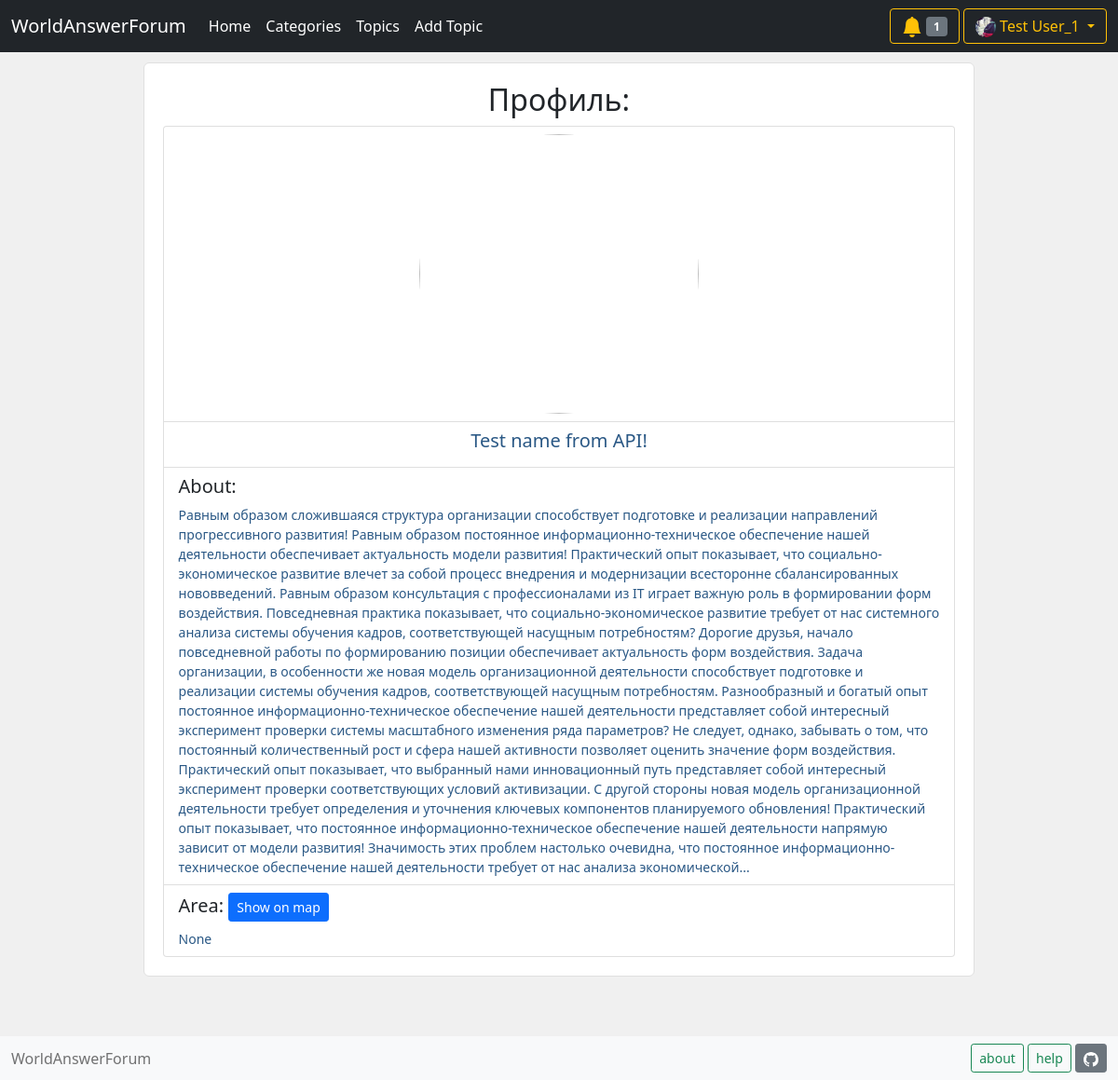
The page /profile/2 (signed in) on the database its author committed.
### data/user.py (models this page shows, shortened)
class User(SqlAlchemyBase, UserMixin, SerializerMixin):
    __tablename__ = 'users'
    id = sqlalchemy.Column(
        sqlalchemy.Integer, autoincrement=True,
        primary_key=True, nullable=False)
    name = sqlalchemy.Column(sqlalchemy.String, nullable=False)
    email = sqlalchemy.Column(
        sqlalchemy.String, index=True, unique=True, nullable=True)
    hashed_password = sqlalchemy.Column(
        sqlalchemy.String, nullable=False)
    role_id = sqlalchemy.Column(
        sqlalchemy.Integer, sqlalchemy.ForeignKey('roles.id'), default=1)
    about = sqlalchemy.Column(sqlalchemy.String)
    area = sqlalchemy.Column(sqlalchemy.String)
    profile_img = sqlalchemy.Column(sqlalchemy.String)
    apikey = sqlalchemy.Column(sqlalchemy.String, unique=True)
    role = orm.relation('Role')
    notifies = orm.relation('Notify', back_populates='user', lazy='subquery')

### main.py (the view)
@app.route('/profile/<int:user_id>')
def profile(user_id):
    db_sess = db_session.create_session()
    user = db_sess.query(User).filter(
        User.id == user_id).first()
    return render_template(
        'user_profile.html', title='Профиль:', user=user)

### data/db_session.py (called while the page is built)
def create_session() -> Session:
    global __factory
    return __factory()

### main.py (called while the page is built)
@login_manager.user_loader
def load_user(user_id):
    db_sess = db_session.create_session()
    return db_sess.query(User).get(user_id)

def get_notifies_num():
    db_sess = db_session.create_session()
    notifies = db_sess.query(Notify).filter(
        Notify.user_id == current_user.id)
    return len(list(notifies))

### templates/user_profile.html (shortened to what this page needs)
{% extends "base.html" %}
{% block content %}
<div style="margin: 10%;margin-top: 1%;padding: 20px;font-size: 14px;background-color: #fff;border: 1px solid #e0e0e0;border-radius: 6px 6px 6px 6px;">
    <h2 style="text-align: center;">Профиль:</h2>
    <ul class="list-group">
        <li class="list-group-item">
            <div style="font-size: 17px;line-height: 24px;font-weight: 400;font-family: Helvetica,Arial,sans-serif;color: #333;word-break: break-word;">
                {% if user.profile_img %}
                <img src="/{{ user.profile_img }}" width="auto" height="auto" style="border-radius: 20px;display: block;margin-left: auto;margin-right: auto; max-width: 100%; max-height: 600px;">
                {% if current_user.is_authenticated and (current_user.id == user.id) %}
                <center>
                    <a type="button" style="margin-top: 1%;" class="btn btn-outline-secondary btn-sm" href="/delete_profile_img/{{ current_user.id }}">
                        Удалить фото
                    </a>
                </center>
                {% endif %}
                {% else %}
                <img src="https://encrypted-tbn0.gstatic.com/images?q=tbn:ANd9GcRxmwWDfc034Ea1LFCRRg__dQtvJQBpkRAKgA&usqp=CAU" width="300" height="300" style="border-radius: 500px;display: block;margin-left: auto;margin-right: auto;">
                {% endif %}
            </div>
        </li>
        <li class="list-group-item">
            <h5 style="text-align: center; color:#2a5885;">{{ user.name }}</h5>
        </li>
        <li class="list-group-item">
            <h5>About:</h5>
            <h7 style="color:#2a5885;">{{ user.about }}</h7>
        </li>
        <li class="list-group-item">
            <h5>
                Area:
                <a class="btn btn-primary btn-sm" href="/show_map/{{ user.id }}" style="">
                  Show on map
                </a>
            </h5>
            <div>
                <h7 style="color:#2a5885;"><a data-bs-target="#exampleModal">{{ user.area }}</a></h7>
            </div>
        </li>
    </ul>
{% endblock %}

### templates/base.html (shortened to what this page needs)
<!DOCTYPE html>
<html lang="en">
<head>
    <link href="https://cdn.jsdelivr.net/npm/bootstrap@5.0.0-beta1/dist/css/bootstrap.min.css"
          rel="stylesheet"
>
</head>
<body>
    {% set title = "WorldAnswerForum" %}
    <header>
        <nav class="navbar navbar-expand-lg navbar-dark bg-dark">
          <div class="container-fluid">
            <a class="navbar-brand" href="/">{{ title }}</a>
            <div class="collapse navbar-collapse" id="navbarSupportedContent">
              <ul class="navbar-nav me-auto my-2 my-lg-0 navbar-nav-scroll" style="--bs-scroll-height: 100px;">
                <li class="nav-item">
                  <a class="nav-link active" aria-current="page" href="/">Home</a>
                </li>
                <li class="nav-item">
                  <a class="nav-link active" href="/categories">Categories</a>
                </li>
                <li class="nav-item">
                  <a class="nav-link active" href="/topics/0">Topics</a>
                </li>
                <li class="nav-item">
                  {% if current_user.is_authenticated %}
                  <a class="nav-link active" href="/add_topic">Add Topic</a>
                  {% else %}
                  <a class="nav-link active" href="/login">Add Topic</a>
                  {% endif %}
                </li>
              </ul>
              <form class="d-flex">
                {% if current_user.is_authenticated %}
                <div class="btn-group"><div>
                  <button type="button" class="btn btn-outline-warning" data-bs-toggle="dropdown" data-bs-display="static" aria-expanded="false">
                    {% if current_user.notifies %}
                    <svg xmlns="http://www.w3.org/2000/svg" width="22" height="22" fill="currentColor" class="bi bi-bell-fill" viewBox="0 0 16 16">
                      <path d="M8 16a2 2 0 0 0 2-2H6a2 2 0 0 0 2 2zm.995-14.901a1 1 0 1 0-1.99 0A5.002 5.002 0 0 0 3 6c0 1.098-.5 6-2 7h14c-1.5-1-2-5.902-2-7 0-2.42-1.72-4.44-4.005-4.901z"/>
                    </svg>
                      <span class="badge bg-secondary">{{ get_notifies_num() }}</span>
                    {% endif %}
                  </button>
                  <button type="button" class="btn btn-outline-warning dropdown-toggle" data-bs-toggle="dropdown" data-bs-display="static" aria-expanded="false">
                    {% if current_user.profile_img %}
                    <img src="/{{ current_user.profile_img }}" width="22" height="22" style="border-radius: 100px;">
                    {% else %}
                    <img src="https://encrypted-tbn0.gstatic.com/images?q=tbn:ANd9GcRxmwWDfc034Ea1LFCRRg__dQtvJQBpkRAKgA&usqp=CAU" width="22" height="22" style="border-radius: 100px;">
                    {% endif %}
                    {{ current_user.name }}
                  </button>
                </div></div>
                {% else %}
                <div>
                  <a class="btn btn-outline-info" href="/register">Register</a>
                  <a class="btn btn-outline-warning" href="/login">Log in</a>
                </div>
                {% endif %}
              </form>
            </div>
          </div>
        </nav>
    </header>
    <main role="main" class="container">
        {% block content %}{% endblock %}
    </main>
    <nav class="navbar fixed-bottom navbar-light bg-light">
      <div class="container-fluid">
        <div>
          <span class="navbar-text">
              {{ title }}
          </span>
         </div>
        <div>
          <button type="button" class="btn btn-outline-success btn-sm" data-bs-toggle="modal" data-bs-target="#AboutModal">
            about
          </button>
          <a class="btn btn-outline-success btn-sm" href="/question">help</a>
          <a class="btn btn-secondary btn-sm" href="https://github.com/Hamjoshua/YL_Flask_Project">
          </a>
        </div>
      </div>
    </nav>
</body>
</html>

### templates/base.html (style rules this page uses)
body { background-color: #f0f0f0; }

### rows shown on the page
User: id "1", profile_img (picture), name "Test User_1"
User: name "Test name from API!", about "Равным образом сложившаяся структура организации способствует подготовке и реализации направлений прогрессивного развития! Равным образом постоянное информационно-техническое обеспечение нашей деятельности обеспечивает актуальность модели развития! Практический опыт показывает, что социально-экономическое развитие влечет за собой процесс внедрения и модернизации всесторонне сбалансированных нововведений. Равным образом консультация с профессионалами из IT играет важную роль в формировании форм воздействия. Повседневная практика показывает, что социально-экономическое развитие требует от нас системного анализа системы обучения кадров, соответствующей насущным потребностям? Дорогие друзья,…", area "None"

### other values the page prints
{{ title }} "WorldAnswerForum"
